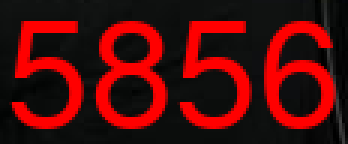
#> input picture test_img/01.png, 116 x 48 px (shown 3 times larger)
$ python digit-seg.py test_img/01.png
#> lines starting #> are read from the running program, lines starting #| are printed output that depends on the picture; after the words box and inside, x2 and y2 are one past the last pixel; in counts of white or black regions, pixels touching at a corner belong together
#!/usr/bin/python3
import argparse
import cv2
import numpy as np
import matplotlib.pyplot as plt

# from itertools import takewhile

# grayscale
def mkgray(img):
    '''
    灰度化，返回灰度图像
    '''
    img_gray = cv2.cvtColor(img, cv2.COLOR_BGR2GRAY)
    return img_gray

# thresholding
def mkthresh(img):
    '''
    用大津法(OTSU)进行阈值、二值化
    '''
    th_ret, img_th= cv2.threshold(img, 0, 255, cv2.THRESH_BINARY + cv2.THRESH_OTSU)
    return img_th

# morphing
def mkmorph(img):
    '''
    形态学处理孤立小点等
    '''
    # img = cv2.pyrUp(img)
    # img = cv2.pyrUp(img)
    kernel = np.ones((3,3), np.uint8)
    img_openning = cv2.morphologyEx(img, cv2.MORPH_OPEN, kernel)
    # img_openning = cv2.pyrDown(img_openning)
    # img_openning = cv2.pyrDown(img_openning)
    return img_openning

# is the background black or white?
def blacken_bg(img):
    hist = cv2.calcHist([img], [0], None, [2], [0,256])
    hist = hist.ravel()
    if hist[0] < hist[1]: # background is white, reverting it
        img = 255 - img
    return img


def get_border_left(projection_vert, prev_border_right, th_x_val):
    '''
    used in function digit_seg()
    自prev_border_right开始寻找下一个左边界
    '''
    n = prev_border_right + 1
    border_left = None # 注意！需要外部代码判断是不是返回了None
    while n < projection_vert.size:
        if projection_vert[n] > th_x_val:
            border_left = n
            break
        n+=1
    return border_left

def get_border_right(projection_vert, border_left, th_x_val):
    '''
    used in function digit_seg()
    返回左边界为projection_horz的patch的右边界
    '''
    n = border_left
    border_right = projection_vert.size  # 初始化为图像最右边，以备意外
    while n < projection_vert.size:
        if projection_vert[n] < th_x_val:
            border_right = n
            break
        n+=1
    return border_right

def get_height(projection_horz, th_y_val):
    '''
    used in function digit_seg()
    寻找数字的高度范围
    '''
    n = 0
    height_up, height_down = 0, projection_horz.size  # note that height_up < height_down ! (up and down are with respect to the image)
    while n < projection_horz.size:
        if projection_horz[n] > th_y_val:
            height_up = n
            break
        n+=1

    n+=1
    while n < projection_horz.size:
        if projection_horz[n] < th_y_val:
            height_down = n
            break
        n+=1
    return height_up, height_down

def digit_seg(img, th_x_factor=0.10, th_y_factor=0.15, want_plt=False):
    '''
    根据竖直和水平投影的信息分割出数字。返回包含所有分割结果图像的borders（横坐标集合）

    传入
    img: 二值图像
    want_plt：如传入True，则画图
    th_x_factor, th_y_factor: 阈值比率。这个参数决定阈值电压：th_x_val = maximum * th_factor

    返回
    borders: 返回值。list
    heights: 返回值。tuple
    '''

    imgs_segmented = []
    # project and plot

    projection_horz = np.sum(img, axis=1) / 255 # 沿着水平方向投影
    mx_y = np.max(projection_horz)
    th_y_val = mx_y * th_y_factor
    heights = get_height(projection_horz, th_y_val)
    img_roi = img[heights[0]:heights[1],:]

    projection_vert = np.sum(img_roi, axis=0) / 255 # 沿着竖直方向投影
    mx_x = np.max(projection_vert)
    th_x_val = mx_x * th_x_factor

    if want_plt:
        plt.figure()
        plt.subplot(2,2,1)
        plt.imshow(img, cmap="gray"); plt.title("digit_seg() input")
        plt.subplot(2,2,2)
        plt.plot(projection_horz, np.arange(img.shape[0], 0, -1))
        plt.plot(th_y_val*np.ones_like(projection_horz), np.arange(img.shape[0], 0, -1), color="r")
        plt.title("Horizontal projection")
        # plt.yticks(np.arange(img.shape[0], 0, -1))
        plt.subplot(2,2,3)
        plt.plot(np.arange(0, img.shape[1]), projection_vert)
        plt.plot(np.arange(0, img.shape[1]), th_x_val*np.ones_like(projection_vert), color="r")
        plt.title("Vertical projection")
        plt.savefig("output\\projection.png")

    # find the borders
    borders = []  # e.g. [(2,15), (17,29), (34, 47)]
    n = 0
    border_left = 0
    border_right = -1
    while n < projection_vert.size:
        border_left = get_border_left(projection_vert, border_right, th_x_val)
        if border_left is None:
            break
        border_right = get_border_right(projection_vert, border_left, th_x_val)
        borders.append((border_left, border_right))
    print("vertical borders are ", borders)
    print("get_height: height range {0}".format(heights))
    return borders, heights

def draw_bounding_boxes(img, borders, heights):
    '''
    在img上画框
    返回img_boxed
    '''
    img_boxed = img.copy()
    for i in borders:
        cv2.rectangle(img_boxed, (i[0],heights[0]), (i[1],heights[1]), (255,255,255), 1)
    return img_boxed

#################################################################
if __name__ == "__main__":
    cmd_parser = argparse.ArgumentParser(prog="digit-srg.py",
                                        description="从图像中分割出数字")
    cmd_parser.add_argument("image", help="输入图像")
    cmd_args = cmd_parser.parse_args()

    g_input_img_name = cmd_args.image

    img = cv2.imread(g_input_img_name)
#> img is the input picture: shape (48, 116, 3); mean B, G, R 9.7, 10.3, 77.8
    if (img is None):
        raise ValueError("cannot read " + g_input_img_name)

    img_gray = mkgray(img)
#> in mkgray, `img_gray = cv2.cvtColor(img, cv2.COLOR_BGR2GRAY)`:
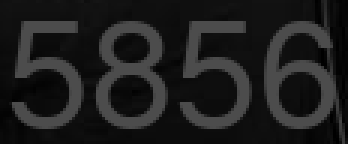
#> img_gray: shape (48, 116) (shown 3 times larger); min 0, max 76, mean 30.2
    hist_gray = cv2.calcHist([img_gray], [0], None, [255], [0,255])
#> hist_gray = 255 values, max 1151 at index 76, min 0 at index 77, mean 21.84
    plt.figure()
    plt.plot(np.arange(0, 255), hist_gray.ravel())
    plt.xlabel("Grayscale level")
    plt.title("Histogram of the grayscale image")
    img_th = mkthresh(img_gray)
#> in mkthresh, `th_ret, img_th= cv2.threshold(img, 0, 255, cv2.THRESH_BINARY + cv2.THR..`:
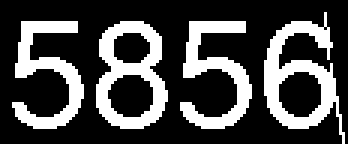
#> img_th: shape (48, 116) (shown 3 times larger); 28.2% white; 4 white regions, box (x1, y1, x2, y2) and area: (88, 4, 115, 48) 437, (32, 7, 56, 43) 416, (60, 7, 84, 43) 360, (4, 7, 28, 43) 358
#> in mkthresh, `th_ret, img_th= cv2.threshold(img, 0, 255, cv2.THRESH_BINARY + cv2.THR..`: th_ret = 42
    img_morph = mkmorph(img_th)
#> in mkmorph, `img_openning = cv2.morphologyEx(img, cv2.MORPH_OPEN, kernel)`: img_openning: shape (48, 116); 27.6% white; 4 white regions, box (x1, y1, x2, y2) and area: (32, 7, 56, 43) 416, (88, 7, 112, 43) 404, (60, 7, 84, 43) 360, (5, 7, 28, 43) 356
    plt.figure()
    plt.subplot(3,1,1)
    plt.imshow(img_gray, cmap="gray")
    plt.xticks([]); plt.yticks([]); plt.title("Grayscale image")
    plt.subplot(3,1,2)
    plt.imshow(img_th, cmap="gray")
    plt.xticks([]); plt.yticks([]); plt.title("Thresholded image")
    plt.subplot(3,1,3)
    plt.imshow(img_morph, cmap="gray")
    plt.xticks([]); plt.yticks([]); plt.title("Image applied with openning")
    plt.savefig("output\\00_intermediates.png")

    the_img = blacken_bg(img_morph)
#> in blacken_bg, `hist = cv2.calcHist([img], [0], None, [2], [0,256])`: hist = [4032, 1536]
    cv2.imwrite("output\\the_img.png", the_img)
    borders, heights = digit_seg(the_img, want_plt=True)
#> in digit_seg, `projection_horz = np.sum(img, axis=1) / 255`: projection_horz = 48 values, max 73 at index 10, min 0 at index 0, mean 32
#> in digit_seg, `mx_y = np.max(projection_horz)`: mx_y = 73
#> in digit_seg, `th_y_val = mx_y * th_y_factor`: th_y_val = 10.95
#> after the loop in get_height, `while n < projection_horz.size:`: n = 7
#> in get_height, `n+=1`: n = 8
#> the loop in get_height, `while n < projection_horz.size:` made 36 passes
#> height_down on pass 36: 43
#> after the loop in get_height, `while n < projection_horz.size:`: n = 43
#> in digit_seg, `heights = get_height(projection_horz, th_y_val)`: heights = (7, 43)
#> in digit_seg, `img_roi = img[heights[0]:heights[1],:]`:
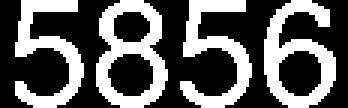
#> img_roi: shape (36, 116) (shown 3 times larger); 36.8% white; 4 white regions, box (x1, y1, x2, y2) and area: (32, 0, 56, 36) 416, (88, 0, 112, 36) 404, (60, 0, 84, 36) 360, (5, 0, 28, 36) 356
#> in digit_seg, `projection_vert = np.sum(img_roi, axis=0) / 255`: projection_vert = 116 values, max 30 at index 92, min 0 at index 0, mean 13.24
#> in digit_seg, `mx_x = np.max(projection_vert)`: mx_x = 30
#> in digit_seg, `th_x_val = mx_x * th_x_factor`: th_x_val = 3
#> in digit_seg, `plt.savefig("output\\projection.png")`:
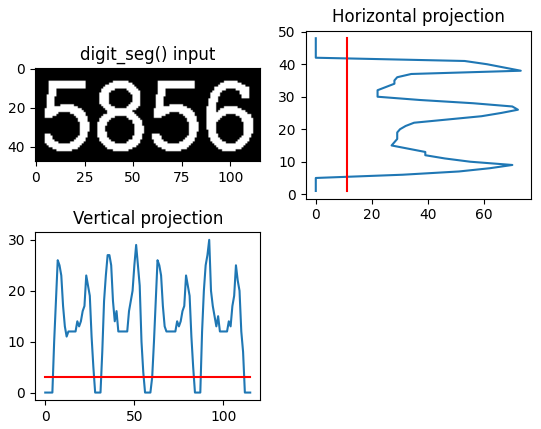
#> figure drawn by matplotlib, 3 panels; panel 3: curve peaks at x = 92, y = 30
#> the loop in digit_seg, `while n < projection_vert.size:` made 5 passes
#> (border_left, border_right) on passes 2 to 4: (32, 56), (61, 84), (88, 112)
#> (border_left, border_right) on pass 1: (5, 28)
#> after the loop in digit_seg, `while n < projection_vert.size:`: borders = [(5, 28), (32, 56), (61, 84), (88, 112)]
#| vertical borders are  [(5, 28), (32, 56), (61, 84), (88, 112)]
#| get_height: height range (7, 43)
#> borders = [(5, 28), (32, 56), (61, 84), (88, 112)]; heights = (7, 43)
    imgs_segmented = []
    for i in borders:
        imgs_segmented.append(img[heights[0]:heights[1]+1, i[0]:i[1]+1])
#> this loop made 4 passes
#> after the loop, imgs_segmented = 4 items
    n_segs = len(imgs_segmented)
#> n_segs = 4

    _img_boxed = draw_bounding_boxes(img, borders, heights)
#> the loop in draw_bounding_boxes, `for i in borders:` made 4 passes
#> after the loop in draw_bounding_boxes, `for i in borders:`:
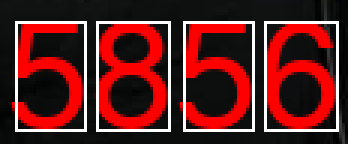
#> img_boxed: shape (48, 116, 3) (shown 3 times larger); 8.55% of pixels changed, all inside (x1, y1, x2, y2) = (5, 7, 113, 44)
    img_boxed = cv2.cvtColor(_img_boxed, cv2.COLOR_BGR2RGB)
    plt.figure()
    plt.imshow(img_boxed)
    plt.savefig("output\\01_segmented_image_boxed.png")
    plt.xticks([]); plt.yticks([]); plt.title("Original image with bounding boxes")
    plt.figure()
    for (num, _im) in enumerate(imgs_segmented):
        im = cv2.cvtColor(_im, cv2.COLOR_BGR2RGB)
        plt.subplot(1, n_segs, num+1)
        plt.imshow(im)
        plt.xticks([]); plt.yticks([]); plt.title("No."+str(num+1))
#> this loop made 4 passes
    plt.savefig("output\\02_segmented_image_subplot.png")
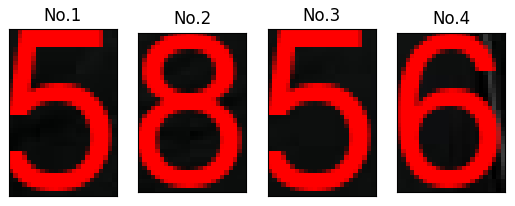
#> figure drawn by matplotlib, 4 panels
    plt.show()
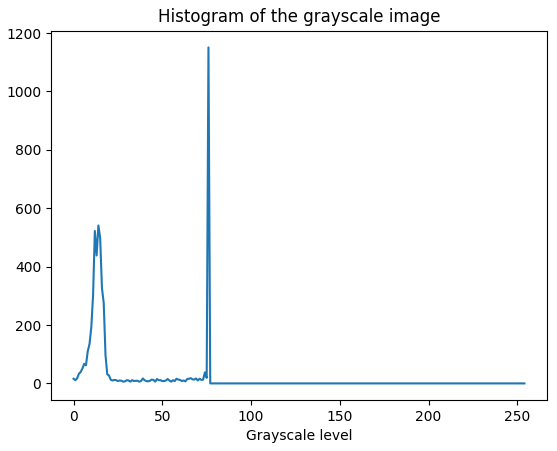
#> figure drawn by matplotlib, 1 panel; curve peaks at x = 76, y = 1151
    print("done")

$ run again, on test_img/03.png
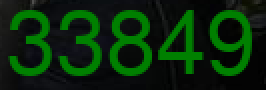
#> input picture test_img/03.png, 133 x 45 px (shown 2 times larger)
#> img is the input picture: shape (45, 133, 3); mean B, G, R 9.4, 41.2, 7.9
#> hist_gray = 255 values, max 1141 at index 75, min 0 at index 76, mean 23.47
#> in mkthresh, `th_ret, img_th= cv2.threshold(img, 0, 255, cv2.THRESH_BINARY + cv2.THR..`:
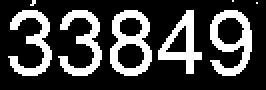
#> img_th: shape (45, 133) (shown 2 times larger); 25.9% white; 8 white regions (3 under 20 px), largest, box (x1, y1, x2, y2) and area: (55, 5, 76, 38) 349, (105, 5, 126, 38) 333, (4, 5, 26, 38) 297, (29, 5, 51, 38) 295, (79, 5, 101, 37) 268
#> th_ret = 41
#> img_openning: shape (45, 133); 25.6% white; 5 white regions, box (x1, y1, x2, y2) and area: (55, 5, 76, 38) 349, (105, 5, 126, 38) 330, (5, 5, 26, 38) 296, (30, 5, 51, 38) 294, (79, 5, 101, 37) 264
#> hist = [4452, 1533]
#> projection_horz = 45 values, max 70 at index 8, min 0 at index 0, mean 34.07
#> mx_y = 70
#> th_y_val = 10.5
#> after the loop in get_height, `while n < projection_horz.size:`: n = 5
#> in get_height, `n+=1`: n = 6
#> the loop in get_height, `while n < projection_horz.size:` made 33 passes
#> height_down on pass 33: 38
#> after the loop in get_height, `while n < projection_horz.size:`: n = 38
#> in digit_seg, `heights = get_height(projection_horz, th_y_val)`: heights = (5, 38)
#> img_roi: shape (33, 133); 34.9% white; 5 white regions, box (x1, y1, x2, y2) and area: (55, 0, 76, 33) 349, (105, 0, 126, 33) 330, (5, 0, 26, 33) 296, (30, 0, 51, 33) 294, (79, 0, 101, 32) 264
#> projection_vert = 133 values, max 32 at index 93, min 0 at index 0, mean 11.53
#> mx_x = 32
#> th_x_val = 3.2
#> the loop in digit_seg, `while n < projection_vert.size:` made 6 passes
#> (border_left, border_right) on passes 2 to 5: (30, 51), (55, 76), (79, 101), (105, 126)
#> after the loop in digit_seg, `while n < projection_vert.size:`: borders = [(5, 26), (30, 51), (55, 76), (79, 101), (105, 126)]
#| vertical borders are  [(5, 26), (30, 51), (55, 76), (79, 101), (105, 126)]
#| get_height: height range (5, 38)
#> `borders, heights = digit_seg(the_img, want_plt=True)`: heights = (5, 38)
#> the loop `for i in borders:` made 5 passes
#> after the loop `for i in borders:`: imgs_segmented = 5 items
#> n_segs = 5
#> the loop in draw_bounding_boxes, `for i in borders:` made 5 passes
#> the loop `for (num, _im) in enumerate(imgs_segmented):` made 5 passes
#> `plt.show()`:
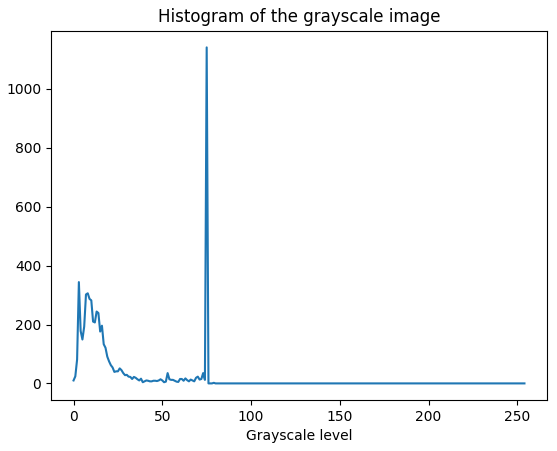
#> figure drawn by matplotlib, 1 panel; curve peaks at x = 75, y = 1141

$ run again, on test_img/04.png
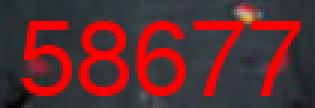
#> input picture test_img/04.png, 105 x 36 px (shown 3 times larger)
#> img is the input picture: shape (36, 105, 3); mean B, G, R 46.7, 43.3, 94.4
#> hist_gray = 255 values, max 592 at index 76, min 0 at index 0, mean 14.82
#> in mkthresh, `th_ret, img_th= cv2.threshold(img, 0, 255, cv2.THRESH_BINARY + cv2.THR..`:
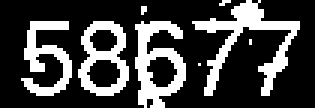
#> img_th: shape (36, 105) (shown 3 times larger); 26.6% white; 8 white regions (4 under 20 px), largest, box (x1, y1, x2, y2) and area: (64, 0, 100, 32) 329, (45, 7, 62, 36) 261, (26, 7, 43, 32) 205, (7, 7, 24, 32) 196
#> th_ret = 64
#> img_openning: shape (36, 105); 23.4% white; 11 white regions (1 under 20 px), largest, box (x1, y1, x2, y2) and area: (45, 7, 62, 36) 250, (65, 1, 100, 11) 161, (27, 12, 43, 32) 96
#> hist = [2896, 884]
#> projection_horz = 36 values, max 70 at index 8, min 0 at index 0, mean 24.56
#> mx_y = 70
#> th_y_val = 10.5
#> after the loop in get_height, `while n < projection_horz.size:`: n = 7
#> in get_height, `n+=1`: n = 8
#> the loop in get_height, `while n < projection_horz.size:` made 25 passes
#> height_down on pass 25: 32
#> after the loop in get_height, `while n < projection_horz.size:`: n = 32
#> in digit_seg, `heights = get_height(projection_horz, th_y_val)`: heights = (7, 32)
#> img_roi: shape (25, 105); 30.8% white; 11 white regions (1 under 20 px), largest, box (x1, y1, x2, y2) and area: (45, 0, 62, 25) 226, (65, 0, 100, 4) 109, (27, 5, 43, 25) 96
#> projection_vert = 105 values, max 24 at index 47, min 0 at index 0, mean 7.7
#> mx_x = 24
#> th_x_val = 2.4
#> the loop in digit_seg, `while n < projection_vert.size:` made 6 passes
#> (border_left, border_right) on passes 2 to 5: (26, 43), (45, 62), (65, 81), (83, 100)
#> after the loop in digit_seg, `while n < projection_vert.size:`: borders = [(8, 24), (26, 43), (45, 62), (65, 81), (83, 100)]
#| vertical borders are  [(8, 24), (26, 43), (45, 62), (65, 81), (83, 100)]
#| get_height: height range (7, 32)
#> `borders, heights = digit_seg(the_img, want_plt=True)`: heights = (7, 32)
#> the loop `for i in borders:` made 5 passes
#> after the loop `for i in borders:`: imgs_segmented = 5 items
#> n_segs = 5
#> the loop in draw_bounding_boxes, `for i in borders:` made 5 passes
#> the loop `for (num, _im) in enumerate(imgs_segmented):` made 5 passes
#> `plt.show()`:
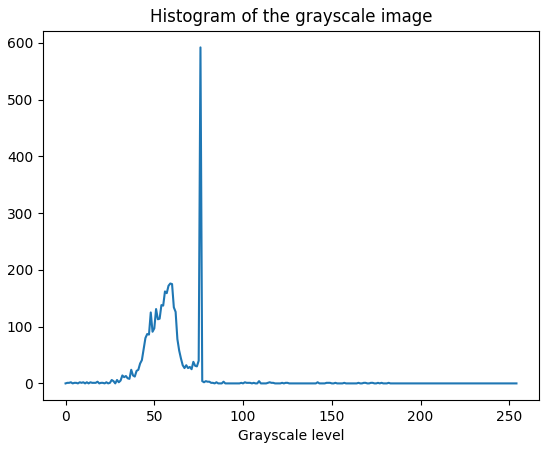
#> figure drawn by matplotlib, 1 panel; curve peaks at x = 76, y = 592

$ run again, on test_img/05.png
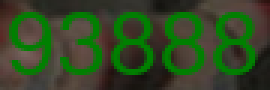
#> input picture test_img/05.png, 90 x 30 px (shown 3 times larger)
#> img is the input picture: shape (30, 90, 3); mean B, G, R 36.4, 72.2, 50.2
#> hist_gray = 255 values, max 488 at index 75, min 0 at index 0, mean 10.59
#> img_th: shape (30, 90); 66.7% white; 11 black regions (6 under 20 px), largest, box (x1, y1, x2, y2) and area: (0, 0, 68, 30) 576, (71, 0, 90, 30) 171, (40, 15, 49, 23) 56, (41, 7, 48, 13) 31, (77, 15, 82, 22) 25
#> th_ret = 56
#> img_openning: shape (30, 90); 62.9% white; 4 black regions (2 under 20 px), largest, box (x1, y1, x2, y2) and area: (0, 0, 68, 30) 763, (71, 0, 90, 30) 228
#> hist = [1001, 1699]
#> projection_horz = 30 values, max 74 at index 0, min 9 at index 6, mean 33.37
#> mx_y = 74
#> th_y_val = 11.1
#> after the loop in get_height, `while n < projection_horz.size:`: n = 0
#> in get_height, `n+=1`: n = 1
#> the loop in get_height, `while n < projection_horz.size:` made 6 passes
#> height_down on pass 6: 6
#> after the loop in get_height, `while n < projection_horz.size:`: n = 6
#> in digit_seg, `heights = get_height(projection_horz, th_y_val)`: heights = (0, 6)
#> projection_vert = 90 values, max 6 at index 0, min 0 at index 68, mean 3.73
#> mx_x = 6
#> th_x_val = 0.6
#> the loop in digit_seg, `while n < projection_vert.size:` made 4 passes
#> (border_left, border_right) on passes 2 to 3: (69, 72), (84, 90)
#> after the loop in digit_seg, `while n < projection_vert.size:`: borders = [(0, 68), (69, 72), (84, 90)]
#| vertical borders are  [(0, 68), (69, 72), (84, 90)]
#| get_height: height range (0, 6)
#> `borders, heights = digit_seg(the_img, want_plt=True)`: heights = (0, 6)
#> the loop `for i in borders:` made 3 passes
#> after the loop `for i in borders:`: imgs_segmented = 3 items
#> n_segs = 3
#> the loop in draw_bounding_boxes, `for i in borders:` made 3 passes
#> the loop `for (num, _im) in enumerate(imgs_segmented):` made 3 passes
#> `plt.show()`:
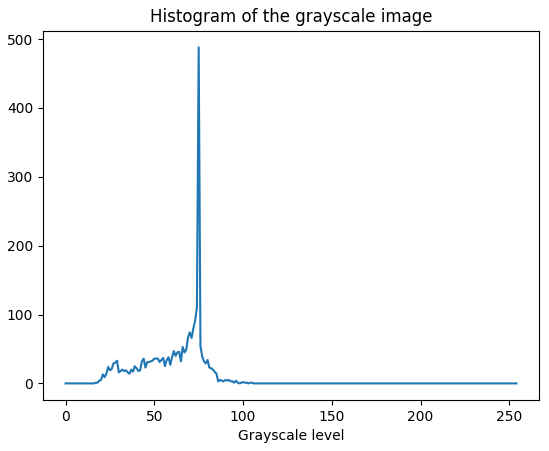
#> figure drawn by matplotlib, 1 panel; curve peaks at x = 75, y = 488
